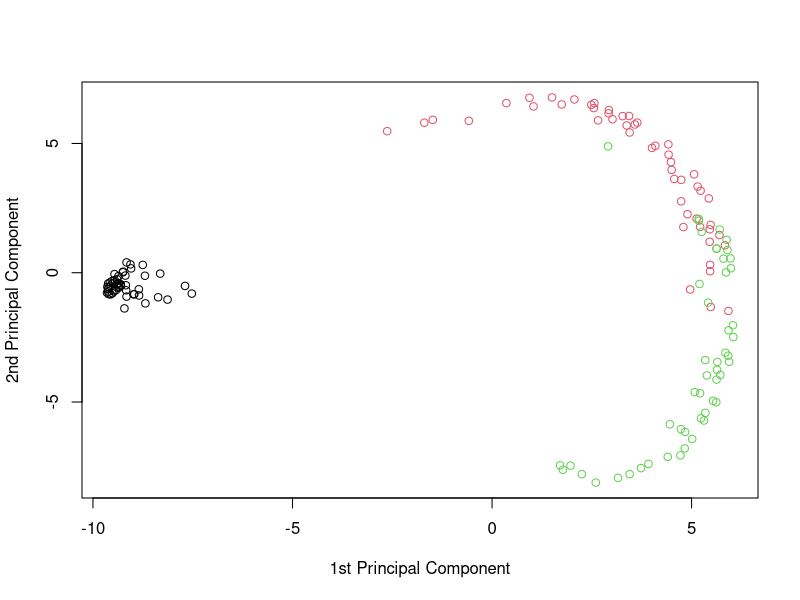
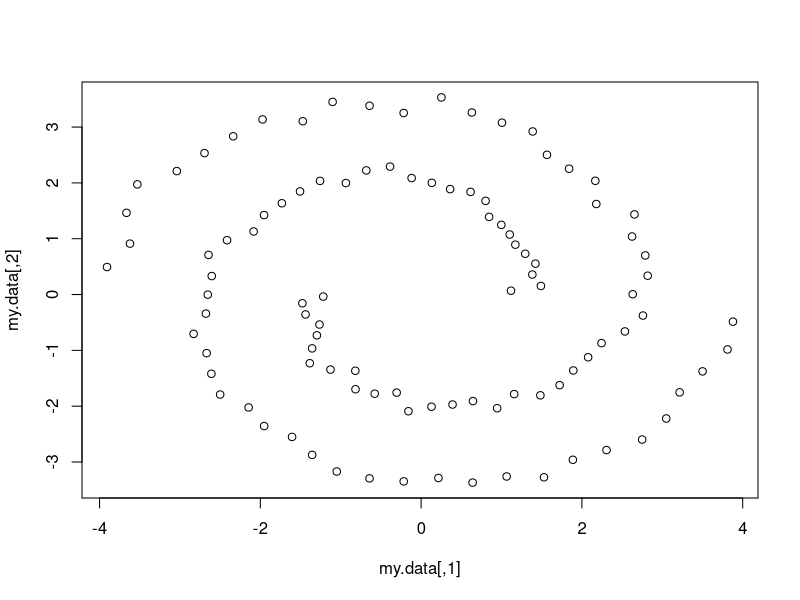
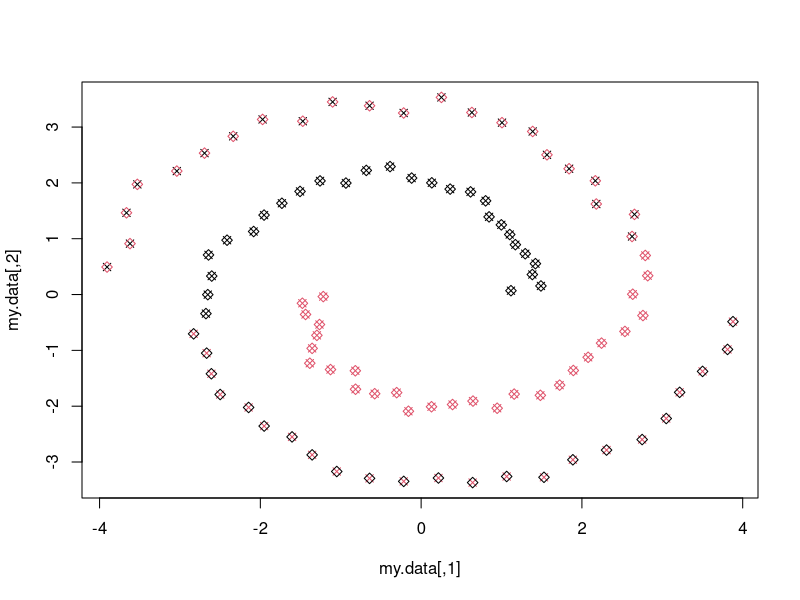
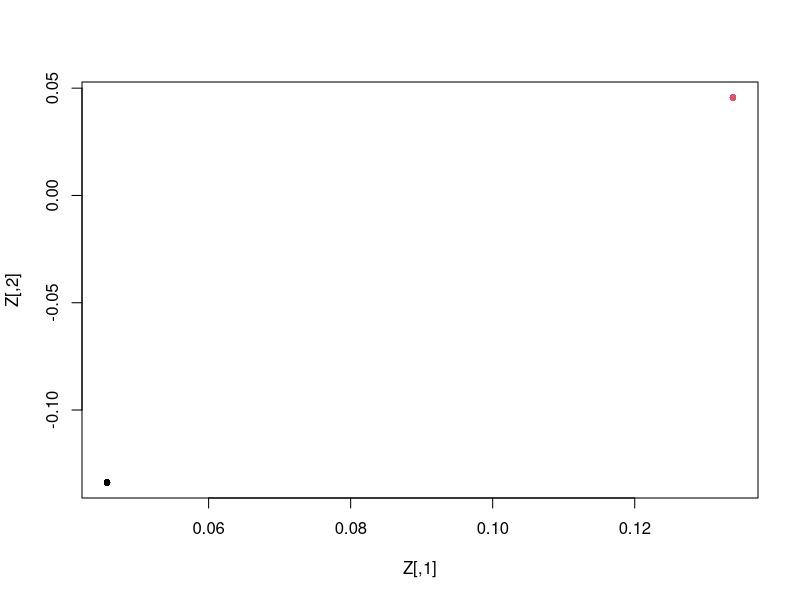
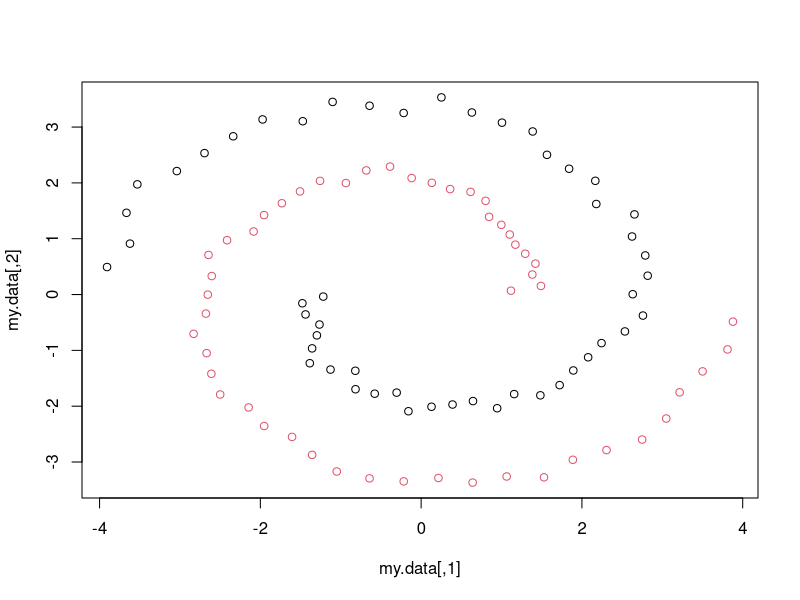
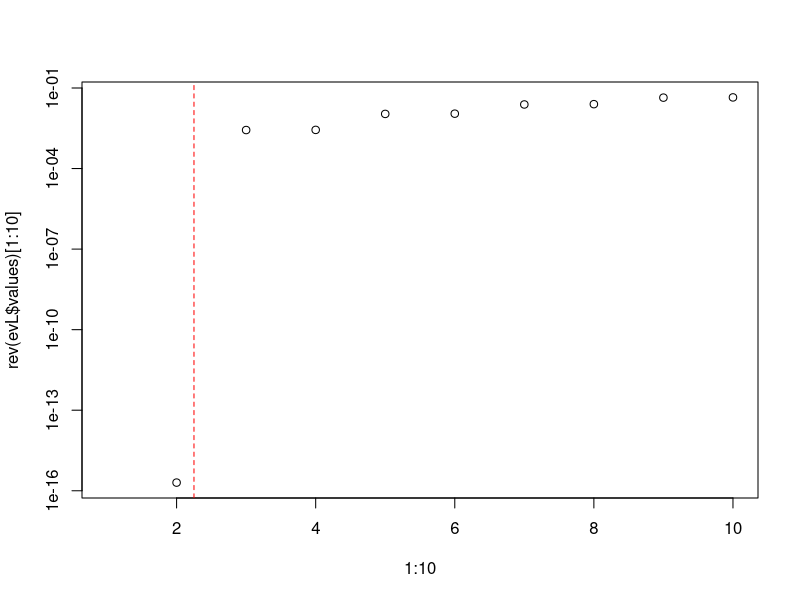
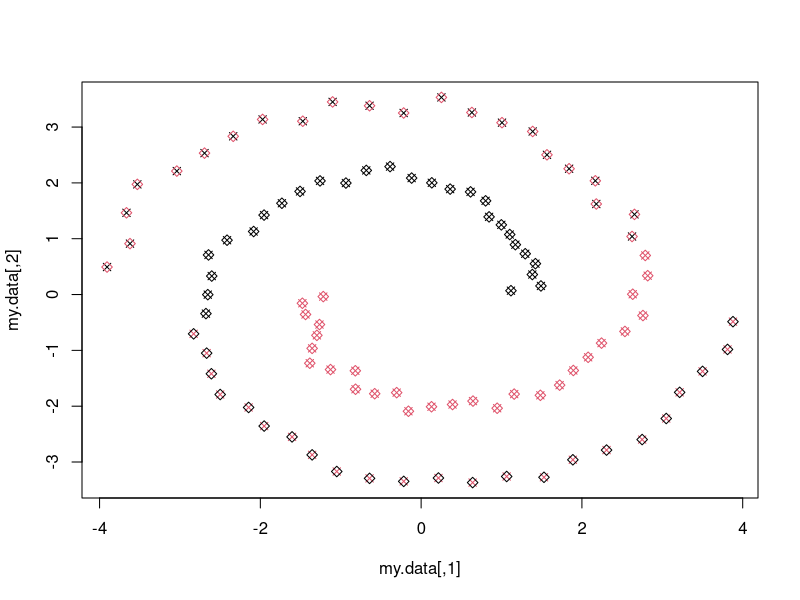

Here is the R script that generated these plots, in order:
## ---- chunk 1

library(kernlab)
data(iris)

# For KernelPCA ,it is better to do feature scaling (normalization)

test <- sample(1:150,20)

kpc <- kpca(~.,data=iris[-test,-5],kernel="rbfdot",
            kpar=list(sigma=0.2),features=2)      
## ---- chunk 2
#print the principal component vectors
pcv(kpc)

#plot the data projection on the components
plot(rotated(kpc),col=as.integer(iris[-test,5]),
     xlab="1st Principal Component",ylab="2nd Principal Component")

#embed remaining points 
emb <- predict(kpc,iris[test,-5])
points(emb,col=as.integer(iris[test,5]))
## ---- chunk 3
# install.packages("mlbench")
library(mlbench)

set.seed(111)
obj <- mlbench.spirals(100,1,0.025)
my.data <-  4 * obj$x
plot(my.data)

library(kernlab)

sc <- specc(my.data, centers=2)
plot(my.data, col=sc, pch=4)            # estimated classes (x)
points(my.data, col=obj$classes, pch=5) # true classes (<>)
## ---- chunk 4
# The procedure of Spectral Clustering can also be written by ourselves.

# Computation of the Similarity Matrix S


s <- function(x1, x2, alpha=1) {
  exp(- alpha * norm(as.matrix(x1-x2), type="F"))
}

make.similarity <- function(my.data, similarity) {
  N <- nrow(my.data)
  S <- matrix(rep(NA,N^2), ncol=N)
  for(i in 1:N) {
    for(j in 1:N) {
      S[i,j] <- similarity(my.data[i,], my.data[j,])
    }
  }
  S
}

S <- make.similarity(my.data, s)
S[1:8,1:8]
## ---- chunk 5
make.affinity <- function(S, n.neighboors=2) {
  N <- length(S[,1])

  if (n.neighboors >= N) {  # fully connected
    A <- S
  } else {
    A <- matrix(rep(0,N^2), ncol=N)
    for(i in 1:N) { # for each line
      # only connect to those points with larger similarity 
      best.similarities <- sort(S[i,], decreasing=TRUE)[1:n.neighboors]
      for (s in best.similarities) {
        j <- which(S[i,] == s)
        A[i,j] <- S[i,j]
        A[j,i] <- S[i,j] # to make an undirected graph, ie, the matrix becomes symmetric
      }
    }
  }
  A  
}

A <- make.affinity(S, 3)  # use 3 neighboors (includes self)
A[1:8,1:8]
## ---- chunk 6
# Computation of the diagonal matrix D
D <- diag(apply(A, 1, sum)) # sum rows
D[1:8,1:8]
## ---- chunk 7
U <- D - A
round(U[1:12,1:12],1)
## ---- chunk 8
k   <- 2
evL <- eigen(U, symmetric=TRUE)
Z   <- evL$vectors[,(ncol(evL$vectors)-k+1):ncol(evL$vectors)]
## ---- chunk 9
plot(Z, col=obj$classes, pch=20) # notice that all 50 points, of each cluster, are on top of each other

# In this transformed space it becomes easy for a standard k-means clustering to find the appropriate clusters:

library(stats)
km <- kmeans(Z, centers=k, nstart=5)
plot(my.data, col=km$cluster)

# If we don’t know how much clusters there are, the eigenvalue spectrum has a gap that give us the value of k.

signif(evL$values,2) # eigenvalues are in decreasing order
plot(1:10, rev(evL$values)[1:10], log="y")
abline(v=2.25, col="red", lty=2) # there are just 2 clusters as expected

## This gap usually is hard to find. Choosing the optimal k is called rounding.

## ---- chunk 10
library(kernlab)

sc <- specc(my.data, centers=2)
plot(my.data, col=sc, pch=4)            # estimated classes (x)
points(my.data, col=obj$classes, pch=5) # true classes (<>)
